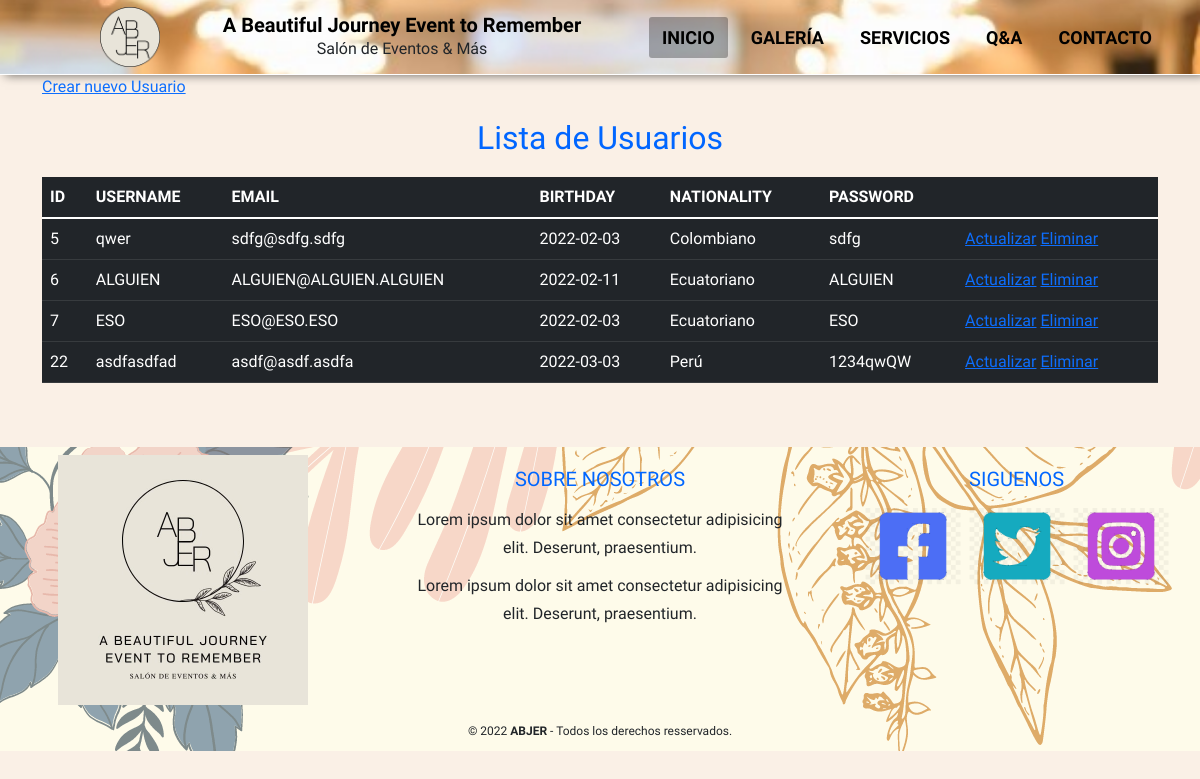
The page / on the database its author committed.
### tables this page shows
CREATE TABLE `users` (
  `id_user` int(11) NOT NULL,
  `username` varchar(20) NOT NULL,
  `email` varchar(50) NOT NULL,
  `birthday` date NOT NULL,
  `nationality` varchar(50) NOT NULL,
  `password` varchar(50) NOT NULL
);

### control/UsuarioControl.php (called while the page is built, shortened)
<?php
require_once 'model/dao/UsuarioDAO.php';
class UsuarioControl {
    private $model;
    public function __construct() {
        $this->model = new UsuarioDAO();
    }
    public function index() {
        $results = $this->model->listar();
        require_once 'visual/modulos/usuarioPerez/usuario.list.php';
    }
}

### control/FrontControlador.php (called while the page is built, shortened)
<?php
class FrontControlador {
    public function ruteo() {
        $funcion = (!empty($_REQUEST['f']))?htmlentities($_REQUEST['f']):FUNCION_PRINCIPAL;
        $cont = new $controlador();
        $cont->$funcion();
    }
}

### index.php (called while the page is built)
<?php
require_once 'control/FrontControlador.php';
$front = new FrontControlador();
$front->ruteo();

### config/Conexion.php (called while the page is built)
<?php
class Conexion {
    public static function getConexion() {
        $database_username = 'root';
        $database_password = '';
        $dbname = "bdevento";
        $dsn = 'mysql:host=localhost;dbname=' . $dbname;
        $conexion = null;
        try {
            $conexion = new PDO($dsn, $database_username, $database_password);
            $conexion->setAttribute(PDO::ATTR_ERRMODE, PDO::ERRMODE_EXCEPTION);
        } catch (Exception $e) {
            echo $e;
            die("error " . $e->getMessage());
        }
        return $conexion;
    }
}

### model/dao/UsuarioDAO.php (called while the page is built, shortened)
<?php
require_once 'config/Conexion.php';
class UsuarioDAO {
    private $con;
    public function __construct() {
        $this->con = Conexion::getConexion();
    }
    public function listar() {
        $sql = "SELECT * FROM users";
        $stmt = $this->con->prepare($sql);
        $stmt->execute();
        $outputData = $stmt->fetchAll(PDO::FETCH_ASSOC);
        return $outputData;
    }
}

### visual/modulos/usuarioPerez/usuario.list.php (the view, shortened to what this page needs)
<?php require_once 'visual/templates/templatesPerez/Header.php'; ?>
<main class="container pb-5">
  <a href="index.php?c=usuario&f=nuevo">Crear nuevo Usuario</a>
  <div class="cabecera">
    <h2>Lista de Usuarios</h2>
  </div>
  <table class="table table-dark table-hover">
    <thead>
      <tr>
        <th>ID</th>
        <th>USERNAME</th>
        <th>EMAIL</th>
        <th>BIRTHDAY</th>
        <th>NATIONALITY</th>
        <th>PASSWORD</th>
        <th></th>
      </tr>
    </thead>
    <tbody>
      <?php
      foreach ($results as $row) {
      ?>
      <tr>
        <td><?php echo $row['id_user'] ?></td>
        <td><?php echo $row['username'] ?></td>
        <td><?php echo $row['email'] ?></td>
        <td><?php echo $row['birthday'] ?></td>
        <td><?php echo $row['nationality'] ?></td>
        <td><?php echo $row['password'] ?></td>
        <td>
          <a href="index.php?c=usuario&f=editar&id=<?php echo $row['id_user'] ?>">Actualizar</a>
          <a onclick="if(!confirm('Esta seguro de eliminar el contacto?'))return false;"
            href="index.php?c=usuario&f=eliminar&id=<?php echo $row['id_user']; ?>">Eliminar</a>
        </td>
      </tr>
      <?php } ?>
    </tbody>
  </table>
</main>
<?php require_once 'visual/templates/footer.php'; ?>
</body>
</html>

### assets/css/style_master.css (style rules this page uses)
* { margin: 0; padding: 0; list-style: none; text-decoration: none; font-family: "Bai Jamjuree", sans-serif; }
body { background-color: linen; }
h2 { margin: 20px 0px; color: #0066ff; }

### assets/css/PerezRenan.css (style rules this page uses)
* { box-sizing: border-box; }
:root { --fs-xl: 5rem; --fs-l: 3rem; --fs-600: 1.5rem; --fs-500: 1.25rem; --fs-400: 1rem; --bg-clr: linen; --btn-color: #0066ff; }
@media (max-width: 90em) { :root { --fs-xl: 4rem; --fs-l: 2rem; --fs-600: 1.25rem; --fs-500: 1rem; --fs-400: 0.75rem; } }
main h2 { text-align: center; font-size: var(--fs-l); }

### rows shown on the page
users: id_user "5", username "qwer", email "sdfg@sdfg.sdfg", birthday "2022-02-03", nationality "Colombiano", password "sdfg"
users: id_user "6", username "ALGUIEN", email "ALGUIEN@ALGUIEN.ALGUIEN", birthday "2022-02-11", nationality "Ecuatoriano", password "ALGUIEN"
users: id_user "7", username "ESO", email "ESO@ESO.ESO", birthday "2022-02-03", nationality "Ecuatoriano", password "ESO"
users: id_user "22", username "asdfasdfad", email "asdf@asdf.asdfa", birthday "2022-03-03", nationality "Perú", password "1234qwQW"
